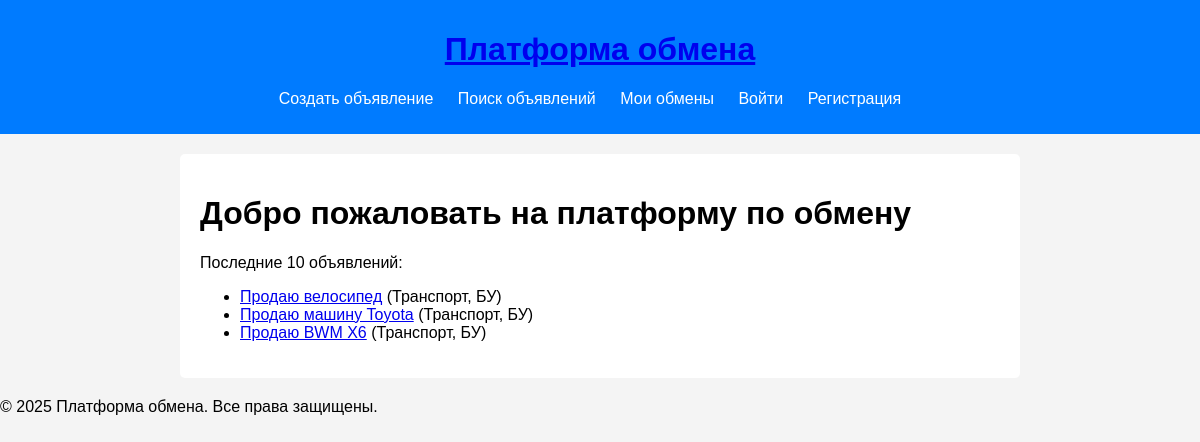
The page / on the database its author committed.
### app/models.py (models this page shows, shortened)
class Product(models.Model):
    user = models.ForeignKey(User, on_delete=models.CASCADE)
    title = models.CharField(max_length=255)
    description = models.TextField()
    photo = models.URLField(blank=True, null=True)
    category = models.CharField(max_length=50)
    condition = models.CharField(max_length=50, choices=[('new', 'Новый'), ('used', 'БУ')])
    created_at = models.DateTimeField(auto_now_add=True)
    is_active = models.BooleanField(default=True)

### app/views.py (the view)
# urls.py: path('', views.home, name='home'),
def home(request):
    posts = Product.objects.filter(is_active=True)
    for post in posts:
        post.condition_display = "Новый" if post.condition == 'new' else 'БУ'
    return render(request, 'app/index.html', {'posts': posts})

### app/templates/app/index.html
{% extends "app/base.html" %}
{% block content %}
<h1>Добро пожаловать на платформу по обмену</h1>
<p>Последние 10 объявлений:</p>
<ul>
    {% for post in posts %}
        <li>
            <a href="{% url 'post_details' post.id %}">{{ post.title }}</a> ({{ post.category }}, {{ post.condition_display }})
        </li>
    {% endfor %}
</ul>
{% endblock %}

### app/static/app/css/styles.css (style rules this page uses)
body { font-family: Arial, sans-serif; background-color: #f4f4f4; margin: 0; padding: 0; }

### rows shown on the page
Product: title "Продаю велосипед", category "Транспорт", condition_display "БУ"
Product: title "Продаю машину Toyota", category "Транспорт", condition_display "БУ"
Product: title "Продаю BWM X6", category "Транспорт", condition_display "БУ"
